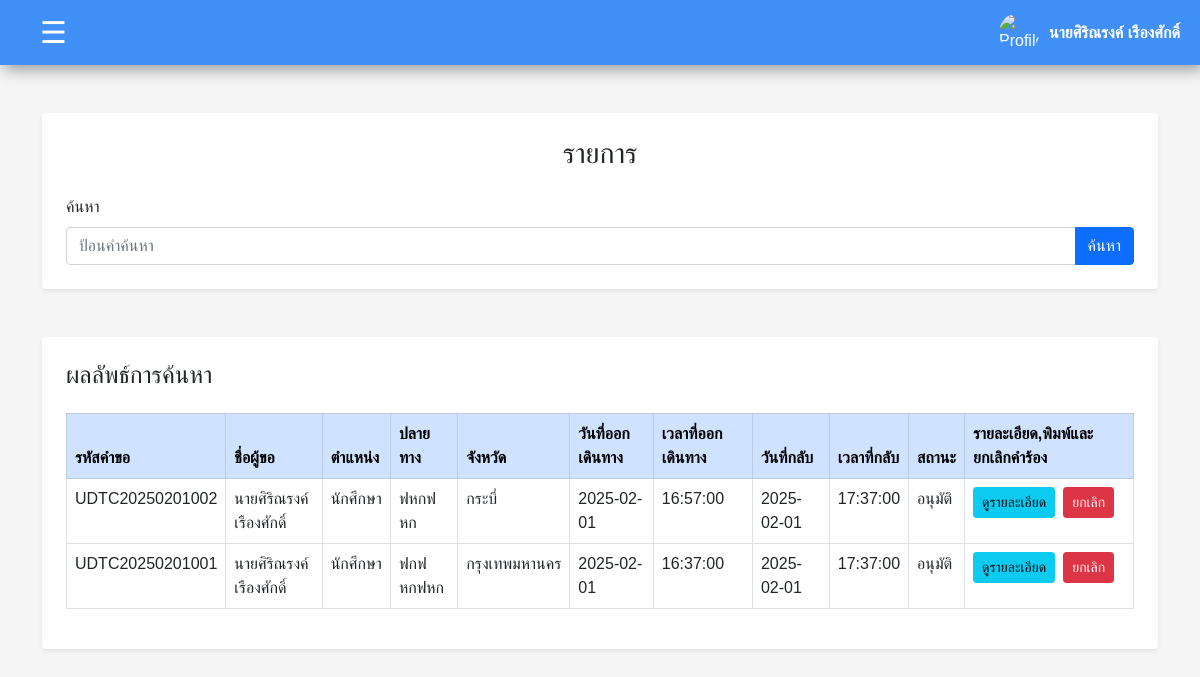
Page /user/status.php (signed in) on the committed database.
### tables this page shows
CREATE TABLE `requests` (
  `request_id` varchar(20) NOT NULL,
  `destination` varchar(255) DEFAULT NULL,
  `province` varchar(100) DEFAULT NULL,
  `travel_type` enum('ในจังหวัด','ต่างจังหวัด') DEFAULT NULL,
  `purpose` varchar(255) DEFAULT NULL,
  `departure_date` date DEFAULT NULL,
  `departure_time` time DEFAULT NULL,
  `return_date` date DEFAULT NULL,
  `return_time` time DEFAULT NULL,
  `passengers` int(11) DEFAULT NULL,
  `request_date` datetime DEFAULT NULL,
  `status` enum('รออนุมัติ','อนุมัติ','ปฏิเสธ','ยกเลิก') DEFAULT 'รออนุมัติ',
  `user_id` varchar(255) DEFAULT NULL,
  `driver_id` int(11) DEFAULT NULL,
  `car_id` int(11) DEFAULT NULL,
  `admin_id` varchar(11) DEFAULT NULL
);

CREATE TABLE `users` (
  `user_id` varchar(11) NOT NULL,
  `fullname` varchar(255) NOT NULL,
  `password` varchar(255) NOT NULL,
  `position` varchar(255) NOT NULL,
  `department` varchar(255) NOT NULL,
  `role` enum('admin','user','') NOT NULL,
  `profile_picture` varchar(255) DEFAULT 'default_images_account.jpg',
  `signature` varchar(255) DEFAULT 'default_images_signature.png'
);

### user/status.php (the view, shortened to what this page needs)
<!DOCTYPE html>
<html lang="en">
<head>
    <link rel="stylesheet" href="../css/bootstrap.css">
</head>
<body>
<?php
 require('header.php');
$search_query = isset($_GET['status_search']) ? $_GET['status_search'] : '';
$user_id = $_SESSION['user_id'];
$sql = "SELECT requests.request_id,
                requests.user_id,
                users.fullname,
                users.position,
                requests.destination,
                requests.province,
                requests.departure_date,
                requests.departure_time,
                requests.return_date,
                requests.return_time,
                requests.status
        FROM requests
        JOIN users ON requests.user_id = users.user_id
        WHERE (requests.status = 'รออนุมัติ' OR requests.status = 'อนุมัติ' OR requests.status = 'ปฏิเสธ')
        AND (requests.request_id LIKE '%$search_query%'
        OR users.fullname LIKE '%$search_query%'
        OR users.position LIKE '%$search_query%'
        OR requests.destination LIKE '%$search_query%'
        OR requests.province LIKE '%$search_query%')
        ORDER BY requests.request_id DESC;";
$result = mysqli_query($connect, $sql);
?>
    <div class="container py-5">
        <div class="form-container shadow-sm p-4 rounded bg-white">
            <h3 class="text-center mb-4">รายการ</h3>
            <form id="searchForm" action="status.php" method="GET">
                <div class="row g-3 align-items-center">
                    <div class="col-12">
                        <label for="searchQuery" class="form-label">ค้นหา</label>
                        <div class="input-group">
                            <input type="text" class="form-control" id="searchQuery" name="status_search" placeholder="ป้อนคำค้นหา">
                            <button type="submit" class="btn btn-primary" id="searchBtn">ค้นหา</button>
                        </div>
                    </div>
                </div>
            </form>
        </div>
        <div class="table-container shadow-sm p-4 mt-5 rounded bg-white ">
            <h4 class="mb-4">ผลลัพธ์การค้นหา</h4>
            <table class="table table-bordered table-hover">
            <thead class="table-primary">
    <tr>
        <th>รหัสคำขอ</th>
        <th>ชื่อผู้ขอ</th>
        <th>ตำแหน่ง</th>
        <th>ปลายทาง</th>
        <th>จังหวัด</th>
        <th>วันที่ออกเดินทาง</th>
        <th>เวลาที่ออกเดินทาง</th>
        <th>วันที่กลับ</th>
        <th>เวลาที่กลับ</th>
        <th>สถานะ</th>
        <th>รายละเอียด,พิมพ์และยกเลิกคำร้อง</th>
    </tr>
</thead>
<tbody id="resultTable">
    <?php
    if (mysqli_num_rows($result) > 0) {
        while ($row = mysqli_fetch_assoc($result)) {
            echo "<tr>";
            echo "<td>" . $row['request_id'] . "</td>";
            echo "<td>" . $row['fullname'] . "</td>";
            echo "<td>" . $row['position'] . "</td>";
            echo "<td>" . $row['destination'] . "</td>";
            echo "<td>" . $row['province'] . "</td>";
            echo "<td>" . $row['departure_date'] . "</td>";
            echo "<td>" . $row['departure_time'] . "</td>";
            echo "<td>" . $row['return_date'] . "</td>";
            echo "<td>" . $row['return_time'] . "</td>";
            echo "<td>" . $row['status'] . "</td>";
            echo "<td>";
            echo "<div class='d-flex gap-2'>";
            echo "<a href='request_details.php?request_id={$row['request_id']}' class='btn btn-info btn-sm'>ดูรายละเอียด</a>";
            if ($user_id == $row['user_id']) {
                echo "<a href='#' class='btn btn-danger btn-sm' onclick='return confirmCancel(\"" . $row['request_id'] . "\")'>ยกเลิก</a>";
            }
            echo "</div>";
            echo "</td>";
            echo "</tr>";
        }
    } else {
        echo "<tr><td colspan='12' class='text-center'>ยังไม่มีข้อมูล</td></tr>";
    }
    ?>
</tbody>
            </table>
        </div>
    </div>
</body>
</html>

### user/status.php (style rules this page uses)
#searchQuery { position: relative; z-index: 1; }
.form-container, .table-container { width: 100%; max-width: 1300px; margin: 0 auto; padding: 2rem; box-shadow: 0 4px 8px rgba(0, 0, 0, 0.1); border-radius: 8px; }

### user/header.php (style rules this page uses)
body { font-family: Arial, sans-serif; margin: 0; padding: 0; background-color: #f5f5f5; }

### rows in the picture
requests: request_id "UDTC20250201002", user.fullname "นายศิริณรงค์ เรืองศักดิ์", user.position "นักศึกษา", destination "ฟหกฟหก", province "กระบี่", departure_date "2025-02-01", departure_time "16:57:00", return_date "2025-02-01", return_time "17:37:00", status "อนุมัติ"
requests: request_id "UDTC20250201001", user.fullname "นายศิริณรงค์ เรืองศักดิ์", user.position "นักศึกษา", destination "ฟกฟหกฟหก", province "กรุงเทพมหานคร", departure_date "2025-02-01", departure_time "16:37:00", return_date "2025-02-01", return_time "17:37:00", status "อนุมัติ"

### other values in the picture
$_SESSION['fullname'] "นายศิริณรงค์ เรืองศักดิ์"
